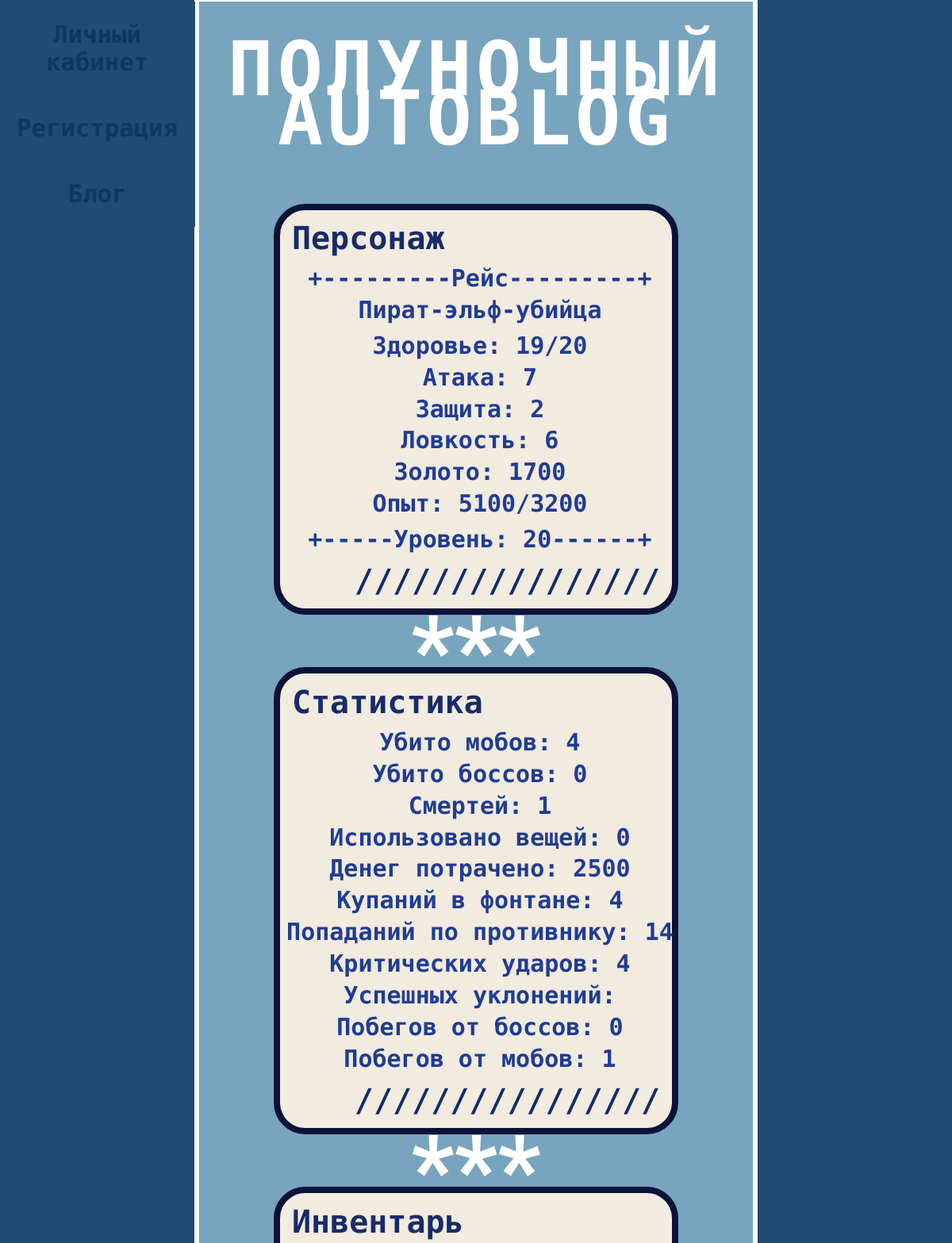
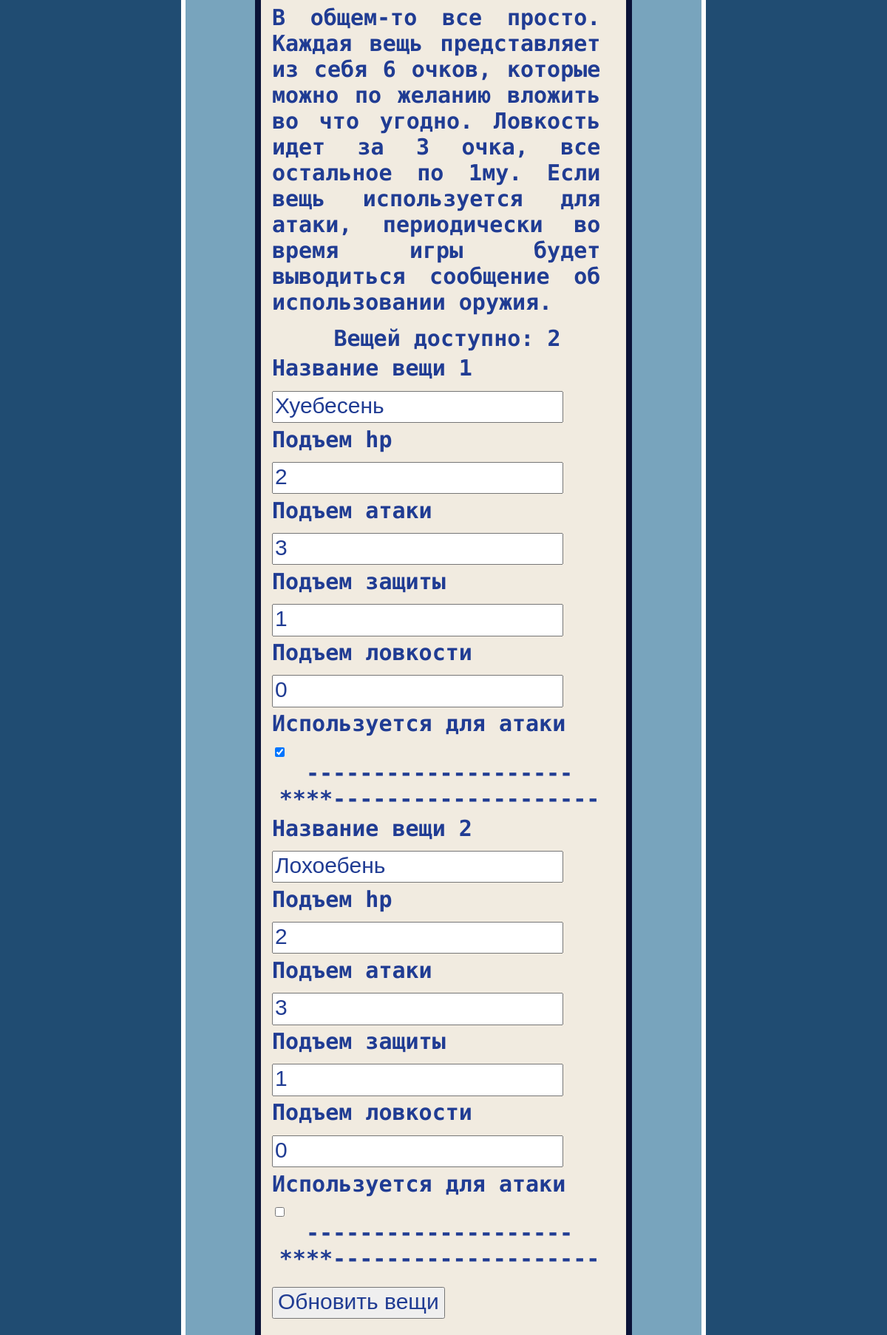
The app's page /profile/show_char (signed in, upper part) with its own data (2 pictures, top to bottom).
### models.py (models this page shows, shortened)
class Statistics(db.Model):
    id = db.Column(db.Integer, primary_key=True)
    mobKill = db.Column(db.Integer)
    bossKill = db.Column(db.Integer)
    death = db.Column(db.Integer)
    itemsUsed = db.Column(db.Integer)
    moneySpend = db.Column(db.Integer)
    fountainHealing = db.Column(db.Integer)
    hits = db.Column(db.Integer)
    criticalHits = db.Column(db.Integer)
    successAvoiding = db.Column(db.Integer)
    leavingBossFights = db.Column(db.Integer)
    leavingMobFights = db.Column(db.Integer)
    char_id = db.Column(db.Integer, db.ForeignKey("characters.id"))

class Characters(db.Model):
    id = db.Column(db.Integer, primary_key=True)
    name = db.Column(db.String(50))
    story = db.Column(db.Text)
    hp = db.Column(db.Integer)
    max_hp = db.Column(db.Integer)
    attack = db.Column(db.Integer)
    defense = db.Column(db.Integer)
    initiative = db.Column(db.Integer)
    points = db.Column(db.Integer)
    money = db.Column(db.Integer)
    level = db.Column(db.Integer)
    exp = db.Column(db.Integer)
    next_level_exp = db.Column(db.Integer)
    autosave = db.Column(db.Boolean)
    items_available = db.Column(db.Integer, nullable=True)
    user_id = db.Column(db.Integer, db.ForeignKey("users.id"), nullable=True)

### app.py (the view, shortened to what this page needs)
@app.route("/profile/show_char", methods=["POST", "GET"])
@login_required
def show_char():
    char = getCharacterByUserId(current_user.get_id())
    if not char:
        redirect(url_for(get_char))
    form = ItemsPostForm(char.items_available)
    stat = getStatistic(char.id)
    info = in_web_presentation(char)
    form = getItems(char.id, form)
    return render_template("show_char.html", menu=menu, title="Персонаж", info=info, stat=stat, char=char, form=form)

### UserLogin.py (called while the page is built)
    def fromDB(self, user):
        self.__user = user
        return self

    def get_id(self):
        return self.__user.id

### app.py (called while the page is built)
@login_manager.user_loader
def load_user(user_id):
    return UserLogin().fromDB(getUser(user_id))

### models.py (called while the page is built)
def getItems(char_id, form):
    with db.session() as s:
        try:
            its = Items.query.filter_by(char_id=char_id).all()
            if not its:
                print("Вещей не найдено")
                return form
            for num, item in enumerate(its, start=1):
                getattr(form, f"itemName{num}").data = item.itemName
                getattr(form, f"itemMaxHp{num}").data = item.itemMaxHp
                getattr(form, f"itemAttack{num}").data = item.itemAttack
                getattr(form, f"itemDefense{num}").data = item.itemDefense
                getattr(form, f"itemInitiative{num}").data = item.itemInitiative
                getattr(form, f"forAttack{num}"). data = item.forAttack
            return form
        except:
            print("Что-то пошло не так при загрузке вещей")

def getStatistic(char_id):
    with db.session() as s:
        s.expire_on_commit = False
        try:
            s = Statistics.query.filter_by(char_id=char_id).first()
            if not s:
                print("Статистика не найдена")
                return False
            return s
        except:
            print("Что-то пошло не так при загрузке статистики")

def getCharacterByUserId(user_id):
    with db.session() as s:
        s.expire_on_commit = False #другое решение возникшей проблемы, судя по всему "нейтрализует" ленивую загрузку
        try:
            u = Characters.query.filter_by(user_id=user_id).first()
            u.items_available = u.level // 10  # сходу вычисляем сколько вещей доступно
            if not u:
                print("Пользователь не найден")
                return False
            s.commit()
            return u
        except:
            s.rollback()
            print("Что-то пошло не так при загрузке пользователя")

def getUser(user_id):
    try:
        u = Users.query.get(user_id)
        if not u:
            print("Пользователь не найден")
            return False
        return u
    except:
        print("Что-то пошло не так при загрузке пользователя")

### templates/show_char.html (shortened to what this page needs)
{% extends "base.html"%}
{% block content %}
{{ super() }}
    <div class="post">
        <div class="nickname">Персонаж</div>
            {% for line in info %}
            <div class="show_char">{{ line }}</div>
            {% endfor %}
        <div class="dateandtime">////////////////</div>
    </div>
    <div class="sign-wrap-3">
        <span class="sign_word">***</span>
    </div>
    <div class="post">
        <div class="nickname">Статистика</div>
        <div class="show_char">Убито мобов: {{stat.mobKill}}</div>
        <div class="show_char">Убито боссов: {{stat.bossKill}}</div>
        <div class="show_char">Смертей: {{stat.death}}</div>
        <div class="show_char">Использовано вещей: {{stat.itemsUsed}}</div>
        <div class="show_char">Денег потрачено: {{stat.moneySpend}}</div>
        <div class="show_char">Купаний в фонтане: {{stat.fountainHealing}}</div>
        <div class="show_char">Попаданий по противнику: {{stat.hits}}</div>
        <div class="show_char">Критических ударов: {{stat.criticalHits}}</div>
        <div class="show_char">Успешных уклонений: {{stat.successAvoidings}}</div>
        <div class="show_char">Побегов от боссов: {{stat.leavingBossFights}}</div>
        <div class="show_char">Побегов от мобов: {{stat.leavingMobFights}}</div>
        <div class="dateandtime">////////////////</div>
    </div>
    <div class="sign-wrap-3">
        <span class="sign_word">***</span>
    </div>
        <div class="post">
        <div class="nickname">Инвентарь</div>
        <div class="text"> В общем-то все просто. Каждая вещь представляет из себя 6 очков, которые можно по желанию вложить во что угодно.
        Ловкость идет за 3 очка, все остальное по 1му. Если вещь используется для атаки, периодически во время игры будет выводиться сообщение об использовании оружия.</div>
        <div class="show_char">Вещей доступно: {{char.items_available}}</div>
            <form action="" method="post" class="items">
            {% for field in form if field.name not in ['csrf_token', 'submit'] %}
                <p class="linename">{{ field.label() }}</p>
                {% if field.errors %}
                    {{ field(class="invalid")}}
                <span class="invalid-feedback">
                    {% for e in field.errors %}
                    {{ e }}
                    {% endfor %}
                </span>
                {% else %}
                {{ field() }}
                {% endif %}
                {% if field.type == "BooleanField" %}
                <div class="show_char razd">--------------------****--------------------</div>
                {% endif %}
            {% endfor %}
            <p>{{ form.submit() }}</p>
            </form>
        </div>
{% endblock %}

### static/css/styles.css (style rules this page uses)
body { background-color: #204c72; }
div.post { margin: 1.5% 13.5% 3% 13.5%; border: solid #0a1237 6pt; border-radius: 40px; background-color: #f1ebe0; }
div.nickname { font-size: 40px; font-weight: bold; padding-left: 3%; padding-top: 2.5%; color: #172b69; padding-bottom: 2%; font-family: 'Ubuntu Mono', monospace; }
div.text { font-size: 30px; font-weight: bold; padding: 0% 3% 3% 3%; color: #203c93; font-family: 'Ubuntu Mono', monospace; text-align: justify; width: 90%; }
div.show_char { font-size: 30px; font-weight: bold; padding: 0% 1% 1% 1%; color: #203c93; font-family: 'Ubuntu Mono', monospace; text-align: center; width: 100%; }
div.show_char.razd { font-size: 30px; font-weight: bold; padding: 0% 1% 1% 1%; color: #203c93; font-family: 'Ubuntu Mono', monospace; text-align: center; align-self: center; width: 100%; }
div.dateandtime { font-size: 40px; font-weight: bold; line-height: 50px; padding: 1% 3% 2% 3%; color: #172b69; font-family: 'Ubuntu Mono', monospace; text-align: right; }
div.post + div.sign-wrap-3 { margin-bottom: -5%; }
p.linename { font-size: 30px; font-weight: bold; color: #203c93; font-family: 'Ubuntu Mono', monospace; margin-block-end: 0px; margin-block-start: 0px; padding-bottom: 3%; }
input { margin-block-end: 0px; margin-block-start: 0px; padding-bottom: 1%; margin-bottom: 1%; color: #203c93; font-size: 30px; }
form { margin-left: 3%; width: 50%; }
form.items { margin-left: 3%; width: 90%; }
.sign-wrap-3 { text-align: center; }
.sign-wrap-3 .sign_word { font-size: 120px; font-weight: bold; line-height: 50px; color: #FFF; font-family: 'Roboto', sans-serif; text-transform: uppercase; animation: neon-3 5s steps(1, start) infinite reverse; }

### records on screen
Statistics: mobKill "4", bossKill "0", death "1", itemsUsed "0", moneySpend "2500", fountainHealing "4", hits "14", criticalHits "4", leavingBossFights "0", leavingMobFights "1"
Characters: items_available "2"

### other values on screen
{{ m.name }} "Личный кабинет" "Регистрация" "Блог"
{{ line }} "+---------Рейс---------+" "Пират-эльф-убийца" "Здоровье: 19/20" "Атака: 7" "Защита: 2" "Ловкость: 6" "Золото: 1700" "Опыт: 5100/3200" "+-----Уровень: 20------+"
{{ field.label() }} "Название вещи 1" "Подъем hp" "Подъем атаки" "Подъем защиты" "Подъем ловкости" "Используется для атаки" "Название вещи 2" "Подъем hp" "Подъем атаки" "Подъем защиты" "Подъем ловкости" "Используется для атаки"
